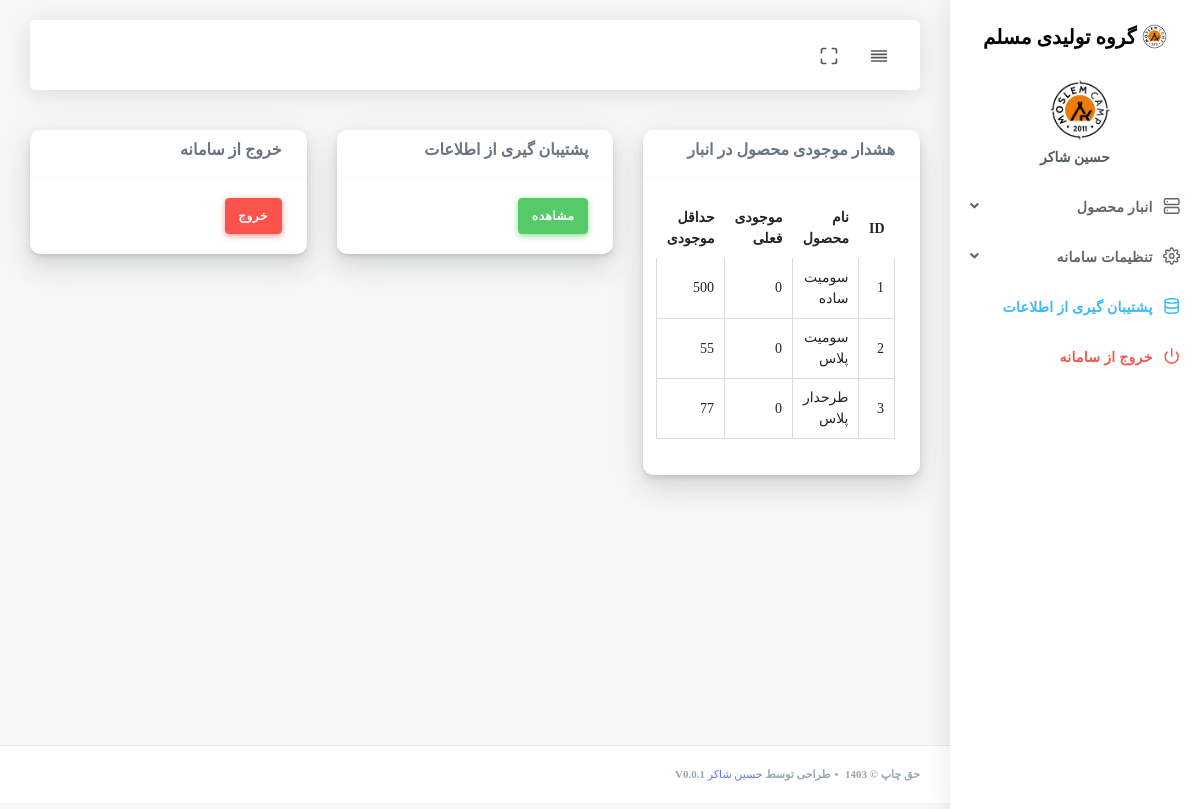
Page /index.php (signed in) on the earlier database version.
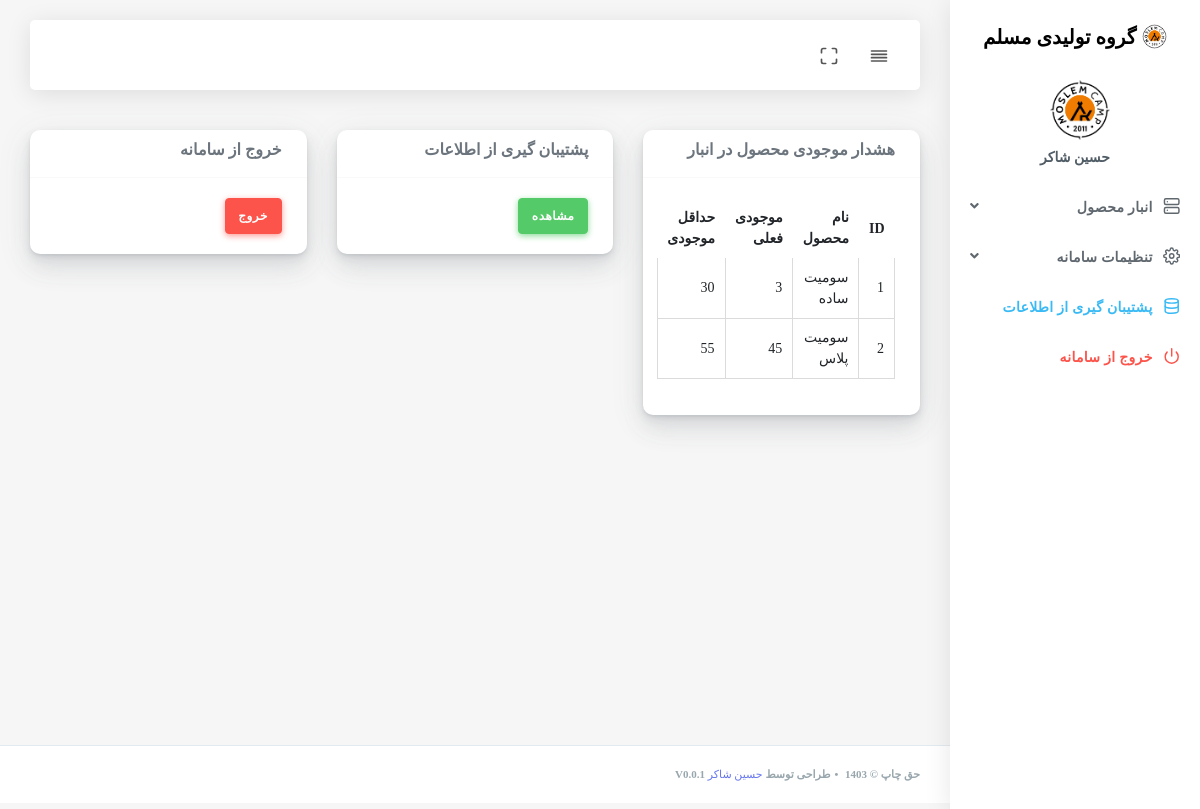
Same page on the later database version.
### tables this page shows
CREATE TABLE `options` (
  `id` int(11) NOT NULL AUTO_INCREMENT,
  `sitename` text NOT NULL,
  `logo` text NOT NULL,
  PRIMARY KEY (`id`)
);

CREATE TABLE `products` (
  `id` int(11) NOT NULL AUTO_INCREMENT,
  `product_name` text NOT NULL,
  `productqr` int(11) NOT NULL,
  `minStock` int(11) NOT NULL,
  `stock` int(11) NOT NULL,
  PRIMARY KEY (`id`)
);

### inc/functions.php (called while the page is built)
<?php
function getColumnValue($connection, $columnName,$tablename) {
    $sql = "SELECT $columnName FROM $tablename";
    $result = mysqli_query($connection, $sql);
    $row = mysqli_fetch_assoc($result);
    return $row[$columnName];
}

### index.php (the view, shortened to what this page needs)
<?php
require_once 'header.php';
?>
<div class="main-content">
<nav class="row">
 <nav class="col-md-4">
     <nav class="card">
         <nav class="card-header">
             <h6>هشدار موجودی محصول در انبار</h6>
         </nav>
         <nav class="card-body">
         <?php
function displayLowStockProducts($connection) {
    $maxCount = 10000;
    $sql = "SELECT * FROM products WHERE stock < minStock AND stock < $maxCount";
    $result = $connection->query($sql);
    if ($result->num_rows > 0) {
        echo "<table class='table'><tr><th>ID</th><th>نام محصول</th><th>موجودی فعلی</th><th>حداقل موجودی</th></tr>";
        while($row = $result->fetch_assoc()) {
            echo "<tr><td>".$row["id"]."</td><td>".$row["product_name"]."</td><td>".$row["stock"]."</td><td>".$row["minStock"]."</td></tr>";
        }
        echo "</table>";
    } else {
        echo "هیچ محصولی با موجودی کم یافت نشد.";
    }
}
displayLowStockProducts($connection);
?>
         </nav>
     </nav>
 </nav>
    <nav class="col-md-4">
        <nav class="card">
            <nav class="card-header">
                <h6>پشتیبان گیری از اطلاعات</h6>
            </nav>
            <nav class="card-body">
                <a class="btn btn-success" href="backup.php">مشاهده</a>
            </nav>
        </nav>
    </nav>
    <nav class="col-md-4">
        <nav class="card">
            <nav class="card-header">
                <h6>خروج از سامانه</h6>
            </nav>
            <nav class="card-body">
                <a class="btn btn-danger" href="exit.php">خروج</a>
            </nav>
        </nav>
    </nav>
</nav>
</div>
<?php require_once 'footer.php';?>

### header.php (shortened to what this page needs)
<?php
$base_url2 = (isset($_SERVER['HTTPS']) && $_SERVER['HTTPS'] === 'on' ? "https" : "http") . "://" . $_SERVER['HTTP_HOST'];
$base_url=$base_url2 . '/moslem';
require_once 'database.php';
require_once 'inc/functions.php';
?>
<!DOCTYPE html>
<html lang="Fa">
<head>
    <link rel="stylesheet" href="<?php echo $base_url; ?>/assets/css/app.min.css">
    <link rel="stylesheet" href="<?php echo $base_url; ?>/assets/bundles/datatables/datatables.min.css">
    <link rel="stylesheet" href="<?php echo $base_url; ?>/assets/bundles/datatables/DataTables-1.10.16/css/dataTables.bootstrap4.min.css">
    <link rel="stylesheet" href="<?php echo $base_url; ?>/assets/bundles/jqvmap/dist/jqvmap.min.css">
    <link rel="stylesheet" href="<?php echo $base_url; ?>/assets/bundles/weather-icon/css/weather-icons.min.css">
    <link rel="stylesheet" href="<?php echo $base_url; ?>/assets/bundles/weather-icon/css/weather-icons-wind.min.css">
    <link rel="stylesheet" href="<?php echo $base_url; ?>/assets/bundles/summernote/summernote-bs4.css">
    <link rel="stylesheet" href="<?php echo $base_url; ?>/assets/bundles/bootstrap-daterangepicker/daterangepicker.css">
    <link rel="stylesheet" href="<?php echo $base_url; ?>/assets/bundles/bootstrap-colorpicker/dist/css/bootstrap-colorpicker.min.css">
    <link rel="stylesheet" href="<?php echo $base_url; ?>/assets/bundles/select2/dist/css/select2.min.css">
    <link rel="stylesheet" href="<?php echo $base_url; ?>/assets/bundles/jquery-selectric/selectric.css">
    <link rel="stylesheet" href="<?php echo $base_url; ?>/assets/bundles/bootstrap-timepicker/css/bootstrap-timepicker.min.css">
    <link rel="stylesheet" href="<?php echo $base_url; ?>/assets/bundles/bootstrap-tagsinput/dist/bootstrap-tagsinput.css">
    <link rel="stylesheet" href="<?php echo $base_url; ?>/assets/css/style.css">
    <link rel="stylesheet" href="<?php echo $base_url; ?>/assets/css/components.css">
    <link rel="stylesheet" href="<?php echo $base_url; ?>/assets/css/custom.css">
</head>
<body class="">
<div id="app">
    <div class="main-wrapper main-wrapper-1">
        <div class="navbar-bg"></div>
        <nav class="navbar navbar-expand-lg main-navbar">
            <div class="form-inline mr-auto">
                <ul class="navbar-nav mr-3">
                    <li><a href="#" data-toggle="sidebar" class="nav-link nav-link-lg
									collapse-btn"> <i data-feather="align-justify"></i></a></li>
                    <li><a href="#" class="nav-link nav-link-lg fullscreen-btn">
                            <i data-feather="maximize"></i>
                        </a></li>
                </ul>
            </div>
        </nav>
        <?php
require_once 'menu.php';
?>

### menu.php (shortened to what this page needs)
<div class="main-sidebar sidebar-style-2">
    <aside id="sidebar-wrapper">
        <div class="sidebar-brand">
            <a href="<?php echo $base_url; ?>/index.php"> <img alt="تصویر" src="<?php echo $base_url; ?>/assets/img/logo-m.png" class="header-logo"> <span class="logo-name">
                <?php
$columnName = "sitename";
$tablename="options";
$value = getColumnValue($connection, $columnName,$tablename);
echo "$value";
                ?>
            </span>
            </a>
        </div>
        <div class="sidebar-user">
            <div class="sidebar-user-picture">
                <img alt="تصویر" src="<?php echo $base_url; ?>/assets/img/logo-m.png">
            </div>
            <div class="sidebar-user-details">
                <div class="user-name"><?php echo $_SESSION["username"];?></div>
                    <?php
    $accessArray = explode(',', $_SESSION["access"]);
    ?>
            </div>
        </div>
        <ul class="sidebar-menu">
            <?php  if (in_array(6, $accessArray) || in_array(7, $accessArray) || in_array(8, $accessArray) || in_array(9, $accessArray) || in_array(10, $accessArray)) {?>
            <li class="dropdown ">
                <a href="#" class="nav-link has-dropdown"><i data-feather="server"></i><span>انبار محصول</span></a>
                <?php  } ?>
                    <?php  if (in_array(6, $accessArray) || in_array(7, $accessArray) || in_array(8, $accessArray) || in_array(9, $accessArray) || in_array(10, $accessArray)) {?>
            </li>
            <?php  } ?>
            <?php  if (in_array(20, $accessArray) || in_array(21, $accessArray) || in_array(22, $accessArray)|| in_array(25, $accessArray)|| in_array(26, $accessArray) ) {?>
            <li class="dropdown ">
                <a href="#" class="nav-link has-dropdown"><i data-feather="settings"></i><span>تنظیمات سامانه</span></a>
                <?php  } ?>
                <?php  if (in_array(20, $accessArray) || in_array(21, $accessArray) || in_array(22, $accessArray)|| in_array(25, $accessArray)|| in_array(26, $accessArray) ) {?>
            </li>
            <?php  } ?>
            <?php if (in_array(24, $accessArray)) {?>
            <li><a class="nav-link text-info" href="<?php echo $base_url; ?>/backup.php"><i data-feather="database"></i><span>پشتیبان گیری از اطلاعات</span></a></li>
            <?php  } ?>
            <li><a class="nav-link text-danger" href="<?php echo $base_url; ?>/exit.php"><i data-feather="power"></i><span class="text-danger">خروج از سامانه</span></a></li>
        </ul>
    </aside>
</div>

### footer.php (shortened to what this page needs)
<footer class="main-footer">
    <div class="footer-left">
        حق چاپ © 1403 <div class="bullet"></div>طراحی توسط <a href="https://hshaker.ir/">حسین شاکر</a> v0.0.1
    </div>
</footer>
</div>
</div>
</body>
</html>

### header.php (style rules this page uses)
tbody>tr>td { border: 1px solid #dbdbdb; }

Differences in the rows shown:
no longer on this page (row edited): products: id "3", product_name "طرحدار پلاس", stock "0", minStock "77"
changed products "سومیت ساده": stock "0" → "3"; minStock "500" → "30"
changed products "سومیت پلاس": stock "0" → "45"
